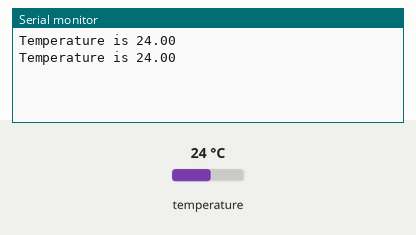
This sketch was run on a simulated Arduino Uno, built with avr-gcc and run on an emulated ATmega328P. Parts: the last lines printed to the serial monitor. The inputs (shaded band) are chosen by the test bench; at power-on: temperature 24 °C.

Above: at 3.3 s.
3.4 s: temperature set to 12 °C
At 5.1 s:
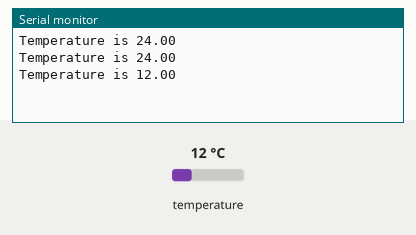
5.9 s: temperature set to 19 °C
At 7.5 s:
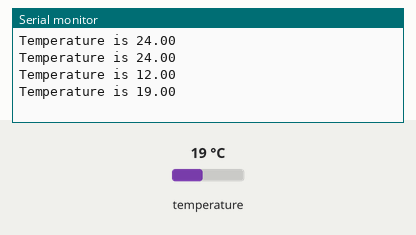
Timing chart, 0 to 9.0 s (numbered marks = the images above; inputs shaded):
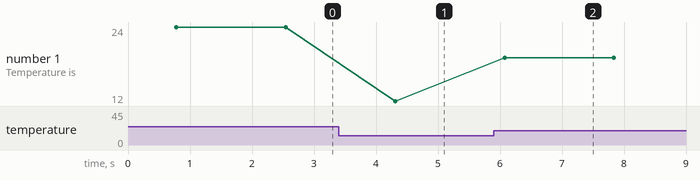

Measured:
- after the input at 3.4 s, the serial monitor: prints a new line after 0.91 s (image 1)
- after the input at 5.9 s, the serial monitor: prints a new line after 0.17 s (image 2)
- plotted number 1: 24 → 12 after the input at 3.4 s, 12 → 19 after the input at 5.9 s

The sketch:

ESP_18B20.ino
```cpp
/******************************************************************************
  Project  : NECTEC IoT Camp 2016
  Compiler : Arduino 1.6.7
  Board    : ESPresso Lite V2
  Device   : DS18B20
  Author   : Chiang Mai Maker Club
*******************************************************************************/

#include <OneWire.h>
#include <DallasTemperature.h>

#define ONE_WIRE_BUS 12

OneWire oneWire(ONE_WIRE_BUS);
DallasTemperature sensors(&oneWire);

float temp;
void setup()
{
  Serial.begin(115200);
  sensors.begin();
}

void loop()
{
  sensors.requestTemperatures();
  temp = sensors.getTempCByIndex(0);

  Serial.print("Temperature is ");
  Serial.println(temp);
  delay(1000);
}
```
